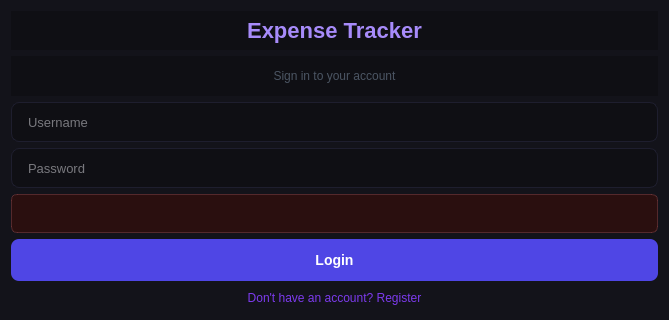
<?xml version="1.0" encoding="UTF-8"?>
<ui version="4.0">
 <class>LoginWindow</class>
 <widget class="QDialog" name="LoginWindow">
  <property name="geometry">
   <rect>
    <x>0</x>
    <y>0</y>
    <width>669</width>
    <height>320</height>
   </rect>
  </property>
  <property name="minimumSize">
   <size>
    <width>420</width>
    <height>320</height>
   </size>
  </property>
  <property name="windowTitle">
   <string>Login</string>
  </property>
  <property name="styleSheet">
   <string notr="true">* {
    background-color: #0f0f14;
    color: #e2e2e8;
    font-family: &quot;Segoe UI&quot;, sans-serif;
}
QDialog {
    background-color: #13131a;
}
QLabel#titleLabel {
    font-size: 22px;
    font-weight: 700;
    color: #a78bfa;
}
QLabel#subtitleLabel {
    font-size: 12px;
    color: #4b5563;
}
QLabel#errorLabel {
    font-size: 12px;
    color: #f87171;
    background-color: #2a0f0f;
    border: 1px solid rgba(248,113,113,0.25);
    border-radius: 6px;
    padding: 7px 10px;
}
QLineEdit {
    background-color: #0f0f14;
    border: 1px solid #1e1e2e;
    border-radius: 8px;
    padding: 10px 14px;
    color: #e2e2e8;
    font-size: 13px;
    min-height: 18px;
}
QLineEdit:focus { border-color: #7c3aed; }
QLineEdit:hover { border-color: #2e2e4e; }
QPushButton#loginButton {
    background-color: #4f46e5;
    border: none;
    border-radius: 8px;
    padding: 11px;
    color: white;
    font-size: 14px;
    font-weight: 600;
    min-height: 20px;
}
QPushButton#loginButton:hover { background-color: #4338ca; }
QPushButton#loginButton:pressed { background-color: #3730a3; }
QPushButton#registerButton {
    background-color: transparent;
    border: none;
    color: #7c3aed;
    font-size: 12px;
    padding: 4px;
}
QPushButton#registerButton:hover { color: #a78bfa; }</string>
  </property>
  <layout class="QVBoxLayout" name="verticalLayout">
   <item>
    <widget class="QLabel" name="titleLabel">
     <property name="text">
      <string>Expense Tracker</string>
     </property>
     <property name="alignment">
      <set>Qt::AlignmentFlag::AlignCenter</set>
     </property>
    </widget>
   </item>
   <item>
    <widget class="QLabel" name="subtitleLabel">
     <property name="text">
      <string>Sign in to your account</string>
     </property>
     <property name="alignment">
      <set>Qt::AlignmentFlag::AlignCenter</set>
     </property>
    </widget>
   </item>
   <item>
    <widget class="QLineEdit" name="usernameEdit">
     <property name="placeholderText">
      <string>Username</string>
     </property>
    </widget>
   </item>
   <item>
    <widget class="QLineEdit" name="passwordEdit">
     <property name="echoMode">
      <enum>QLineEdit::EchoMode::Password</enum>
     </property>
     <property name="placeholderText">
      <string>Password</string>
     </property>
    </widget>
   </item>
   <item>
    <widget class="QLabel" name="errorLabel">
     <property name="visible">
      <bool>false</bool>
     </property>
     <property name="text">
      <string/>
     </property>
     <property name="alignment">
      <set>Qt::AlignmentFlag::AlignCenter</set>
     </property>
    </widget>
   </item>
   <item>
    <widget class="QPushButton" name="loginButton">
     <property name="text">
      <string>Login</string>
     </property>
    </widget>
   </item>
   <item>
    <widget class="QPushButton" name="registerButton">
     <property name="text">
      <string>Don't have an account? Register</string>
     </property>
     <property name="flat">
      <bool>true</bool>
     </property>
    </widget>
   </item>
  </layout>
 </widget>
 <resources/>
 <connections/>
</ui>
